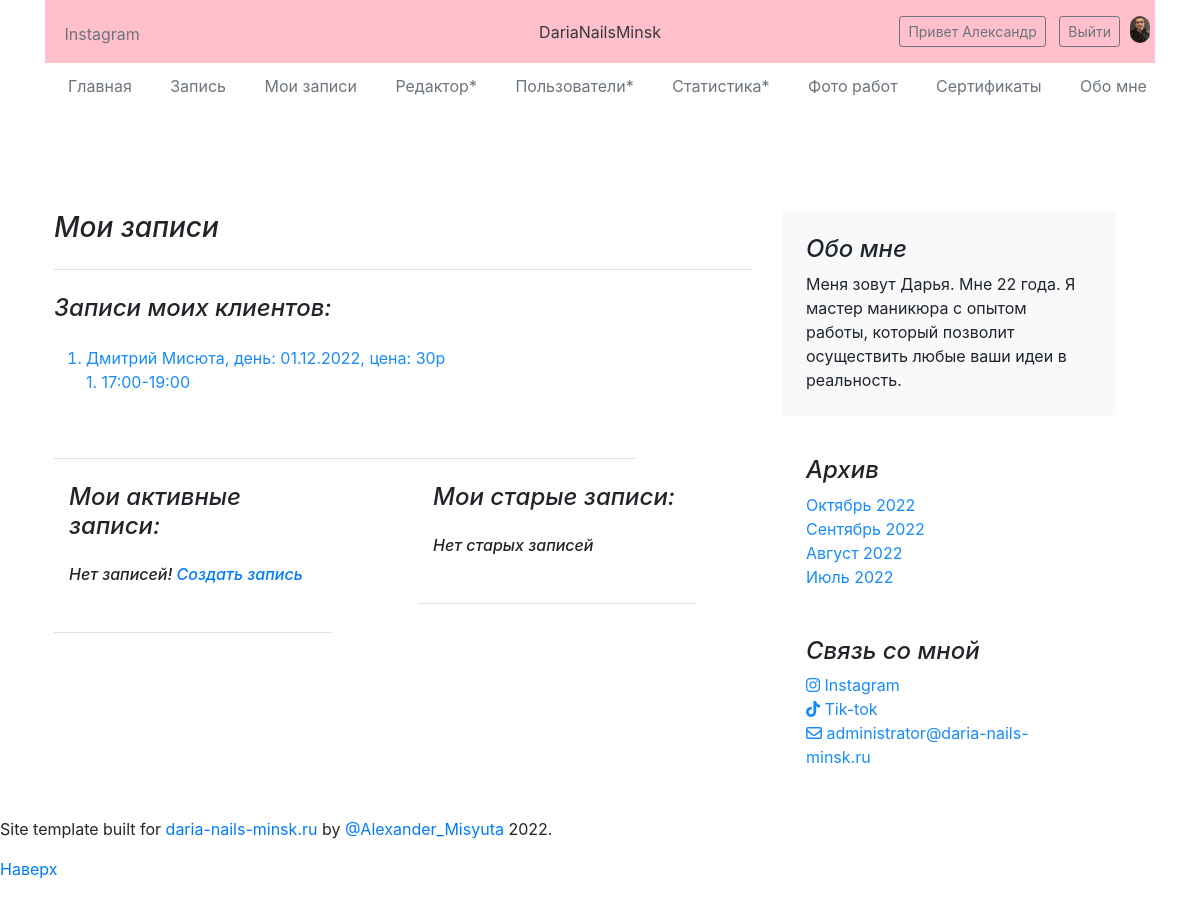
Page /my_book/ (signed in) on the committed database.
### main/models.py (models this page shows, shortened)
class CustomUser(AbstractUser):
    photo = models.ImageField(upload_to='photos/%Y/%m/%d/', verbose_name='Фото', null=True, blank=True)
    birthday = models.DateField(verbose_name='День рождения', null=True, blank=True)
    instagram = models.CharField(max_length=50, verbose_name='Инстаграм', null=True, blank=True)
    mobile = models.CharField(max_length=13, verbose_name='Телефон', null=True, blank=True)
    class Meta:
        verbose_name = 'Пользователь'
        verbose_name_plural = 'Мои пользователи'
    def get_absolute_url(self):
        return reverse('user_detail', kwargs={'pk': self.pk})

class Post(models.Model):
    title = models.CharField(max_length=255, verbose_name='Название', validators=[RegexValidator(regex=r'$', message='Model error')])
    client = models.ForeignKey('CustomUser', on_delete=models.PROTECT, verbose_name='Клиент', default=None, blank=True, null=True)
    service = models.ForeignKey('Service', on_delete=models.PROTECT, verbose_name='Доступные услуги', default=None, blank=True, null=True)
    date = models.DateField(verbose_name='Дата', default=None)
    is_active = models.BooleanField(verbose_name='Опубликовать', default=True)
    class Meta:
        verbose_name = 'Запись'
        verbose_name_plural = 'Записи на ногти'
        ordering = ['-date', 'title']

class Service(models.Model):
    title = models.CharField(max_length=255, verbose_name='Название', validators=[RegexValidator(regex=r'$', message='Model error')])
    price = models.IntegerField(default=0, verbose_name='Цена в рублях')
    class Meta:
        verbose_name = 'Услуга'
        verbose_name_plural = 'Мои услуги'
        ordering = ['id']

### main/views.py (the view)
# urls.py: path('my_book/', my_book, name='my_book'),
def my_book(request):
    if not request.user.is_authenticated:
        return redirect('log_in')
    else:
        user = request.user
        posts = Post.objects.filter(client=user).order_by('date')
        today = datetime.date(datetime.now())
        book = ''
        old_book = ''
        list_posts_clients = []
        posts_clients = Post.objects.all().order_by('date')
        for el in posts_clients:
            if el.client and el.client != user and el.date >= today:
                list_posts_clients.append(el)
        books = []
        for el in posts:
            if el.date >= today:
                books.append(el)
        if len(books) == 0:
            book = '0'                              # Если записей нет то выводим текст записей нет
        old_books = []
        for el in posts:
            if el.date <= today:
                old_books.append(el)
        if len(old_books) == 0:
            old_book = '0'
        month_my_work = month_my_works()
        context = {
            'title': 'Мои записи',
            'title_body': 'Мои записи',
            'month_my_work': month_my_work,
            'list_posts_clients': list_posts_clients,
            'books_page': 'yes',
            'books': books,
            'book': book,
            'old_books': old_books,
            'old_book': old_book,
        }
        return render(request, 'main/index.html', context)

### main/views.py (called while the page is built)
def month_my_works():
    month_my_work = []
    posts = MyWorks.objects.filter(is_active=True)
    for el in posts:
        d = el.date
        d = str(d).split('-')
        deadline = datetime.strptime(f'{d[0]}-{d[1]}-1', "%Y-%m-%d")
        month_my_work.append(deadline)
    month_my_work = set(month_my_work)
    month_my_work = list(month_my_work)
    month_my_work.sort(reverse=True)
    return month_my_work

### main/templates/main/index.html (shortened to what this page needs)
{% extends 'main/base.html' %}
{% load static %}
{% block body %}
<link rel="stylesheet" href="https://stackpath.bootstrapcdn.com/bootstrap/5.0.0-alpha2/css/bootstrap.min.css">
<link rel="stylesheet" href="https://cdn.jsdelivr.net/npm/bootstrap@4.6.2/dist/css/bootstrap.min.css">
{% if books_page %}
    {% if user.is_staff %}
        <h4 class="mb-4 fst-italic">Записи моих клиентов:</h4>
        {% if list_posts_clients %}
            <ol class="list-my-clients">
                {% for el in list_posts_clients %}
                    <li>{{ el.client.first_name }} {{ el.client.last_name }}, день: {{ el.date|date:'d.m.Y' }}, цена: {{ el.service.price }}p
                    <br>{{ el.title }}</li>
                    <br>
                {% endfor %}
            </ol>
        {% else %}
            <h5 class="mb-4 fst-italic">На данный момент нет записей</h5>
        {% endif %}
        <div class="mb-4 pb-4 col-10 border-bottom"></div>
    {% endif %}
    <div class="row">
    {% if books %}
        <div class="col-sm">
            <h4 class="mb-4 fst-italic">Мои активные записи:</h4>
                {% for el in books %}
                    <div class="mb-4 pb-4 col-10 border-bottom">
                        {{ el.title }} &nbsp; дата: {{ el.date|date:'d.m.Y' }}<br>
                        {{ el.service }}<br><br>
                        <button class="btn mb-2 btn-primary" onclick="CancelBook({{ el.id }})">Отменить запись</button>
                        <div class="post" id="post-{{ el.id }}"></div>
                    </div>
                {% endfor %}
        </div>
    {% elif book == '0' %}
        <div class="col-sm">
            <div class="mb-4 pb-4 col-10 border-bottom">
                <h4 class="mb-4 fst-italic">Мои активные записи:</h4>
                <h6 class="mb-4 fst-italic">Нет записей! <a href="{% url 'book_manicure' %}">Создать запись</a></h6>
            </div>
        </div>
    {% endif %}
    {% if old_books %}
        <div class="col-sm">
            <h4 class="mb-4 fst-italic">Мои старые записи: </h4>
            {% for el in old_books %}
                <div class="mb-4 pb-4 col-10 border-bottom">
                    {{ el.title }} &nbsp; дата: {{ el.date|date:'d.m.Y' }}<br>
                    {{ el.service }}<br><br>
                </div>
            {% endfor %}
        </div>
    {% elif old_book == '0' %}
        <div class="col-sm">
            <div class="mb-4 pb-4 col-10 border-bottom">
                <h4 class="mb-4 fst-italic">Мои старые записи: </h4>
                <h6 class="mb-4 fst-italic">Нет старых записей</h6>
            </div>
        </div>
    {% endif %}
    </div>
{% endif %}
{% endblock %}

### main/templates/main/base.html (shortened to what this page needs)
<!DOCTYPE html>
{% load static %}
<html lang="ru">
<head>
    <link rel="stylesheet" href="https://cdn.jsdelivr.net/npm/bootstrap@5.2.0/dist/css/bootstrap.min.css">
    <link rel="stylesheet" href="https://stackpath.bootstrapcdn.com/bootstrap/5.0.0-alpha2/css/bootstrap.min.css">
    <link rel="stylesheet" href="https://cdn.jsdelivr.net/npm/bootstrap@4.6.2/dist/css/bootstrap.min.css">
    <link href="https://getbootstrap.com/docs/5.2/dist/css/bootstrap.min.css" rel="stylesheet">
    <link href="https://getbootstrap.com/docs/5.2/examples/blog/blog.css" rel="stylesheet">
    <link rel="stylesheet" href="{% static 'main/css/style.css' %}">
    <link rel="stylesheet" href="{% static 'main/css/dropdown.css' %}">
</head>
<body>
<div class="container">
  <header class="blog-header lh-1 py-3">
    <div class="row flex-nowrap justify-content-between align-items-center">
      <div class="col-4 pt-1">
        <a class="link-secondary" href="https://www.instagram.com/daria.nails.minsk/">Instagram</a>
      </div>
      <div class="col-4 text-center">
        <a class="blog-header-logo text-dark" href="{% url 'home' %}">DariaNailsMinsk</a>
      </div>
      <div class="col-4 d-flex justify-content-end align-items-center">
        {% if not request.user.is_authenticated %}
          <div class="my-register">
            <a class="btn btn-sm btn-outline-secondary" href="{% url 'log_in' %}">Войти</a>&nbsp;&nbsp;
            <a class="btn btn-sm btn-outline-secondary" href="{% url 'registration' %}">Регистрация</a>
          </div>
        {% else %}
        <div class="my-register">
          {% if user.photo %}<img class="user-photo" src="{{ user.photo.url }}" align="right">&nbsp;&nbsp;&nbsp;&nbsp;{% endif %}
          <a class="btn btn-sm btn-outline-secondary" href="{{ user.get_absolute_url }}">Привет {{ user.first_name }}</a>&nbsp;&nbsp;
          <a class="btn btn-sm btn-outline-secondary" href="{% url 'logout' %}">Выйти</a>
        </div>
        {% endif %}
      </div>
    </div>
  </header>
  <div class="nav-scroller py-1 mb-2">
    <nav class="nav d-flex justify-content-between">
      <a class="p-2 link-secondary" href="{% url 'home' %}">Главная</a>
      <a class="p-2 link-secondary" href="{% url 'book_manicure' %}">Запись</a>
      <a class="p-2 link-secondary" href="{% url 'my_book' %}">Мои записи</a>
      {% if request.user.is_staff %}<a class="p-2 link-secondary" href="{% url 'create_book' %}">Редактор*</a>{% endif %}
      {% if request.user.is_staff %}<a class="p-2 link-secondary" href="{% url 'all_users' %}">Пользователи*</a>{% endif %}
      {% if request.user.is_staff %}<a class="p-2 link-secondary" href="{% url 'statistic' %}">Статистика*</a>{% endif %}
      <a class="p-2 link-secondary" href="{% url 'my_works' %}">Фото работ</a>
      <a class="p-2 link-secondary" href="{% url 'certificates' %}">Сертификаты</a>
      <a class="p-2 link-secondary" href="{% url 'about_me' %}">Обо мне</a>
    </nav>
  </div>
</div>
<main class="container">
  <div class="row mb-2">
  <div class="row g-5">
    <div class="col-md-8">
      <h3 class="pb-4 mb-4 fst-italic border-bottom">
        {{ title_body }}
      </h3>
        {% block body %}
        {% endblock %}
    </div>
    <div class="col-md-4">
      <div class="position-sticky" style="top: 2rem;">
        <div class="p-4 mb-3 bg-light rounded">
          <h4 class="fst-italic">Обо мне</h4>
          <p class="mb-0">Меня зовут Дарья. Мне 22 года. Я мастер маникюра с опытом работы, который позволит осуществить любые ваши идеи в реальность.</p>
        </div>
        <div class="p-4">
          <h4 class="fst-italic">Архив</h4>
          <ol class="list-unstyled mb-0">
              {% if month_my_work %}
                {% for el in month_my_work %}
                    <li><a href="{% url 'my_works_by_date' el|date:'Y-m-d' %}">{{ el|date:"F Y" }}</a></li>
                {% endfor %}
              {% else %}
                <p>Архив пуст</p>
              {% endif %}
          </ol>
        </div>
        <div class="p-4">
          <h4 class="fst-italic">Связь со мной</h4>
          <ol class="list-unstyled">
            <li><a href="https://www.instagram.com/daria.nails.minsk/"><i class="fa-brands fa-instagram"></i> Instagram</a></li>
            <li><a href="https://www.tiktok.com/@dariaaa_rr"><i class="fa-brands fa-tiktok"></i> Tik-tok</a></li>
            <li><i class="fa-regular fa-envelope"></i> administrator@daria-nails-minsk.ru</li>
          </ol>
        </div>
      </div>
    </div>
  </div>
</div>
</main>
<footer class="blog-footer">
  <p>Site template built for <a href="https://daria-nails-minsk.ru/">daria-nails-minsk.ru</a> by <a href="https://www.linkedin.com/in/%D1%81%D0%B0%D1%88%D0%B0-%D0%BC%D0%B8%D1%81%D1%8E%D1%82%D0%B0-637623231/">@Alexander_Misyuta</a> 2022.</p>
  <p>
    <a href="#">Наверх</a>
  </p>
</footer>
</body>
</html>

### main/static/main/css/style.css (style rules this page uses)
.blog-header { background-color: pink; }
.my-register { margin-right: 15px; }
.link-secondary { margin-left: 15px; }
.user-photo { position: relative; left: 10px; width: 20px; border-radius: 10px; }
.list-unstyled a, li { color: #188bfd; }

### main/templates/main/base.html (style rules this page uses)
.nav-scroller { position: relative; z-index: 2; height: 2.75rem; overflow-y: hidden; }
.nav-scroller .nav { display: flex; flex-wrap: nowrap; padding-bottom: 1rem; margin-top: -1px; overflow-x: auto; text-align: center; white-space: nowrap; -webkit-overflow-scrolling: touch; }

### rows in the picture
CustomUser: photo (picture), first_name "Александр"
Post: client.first_name "Дмитрий", client.last_name "Мисюта", date "01.12.2022", service.price "30", title "1. 17:00-19:00"

### other values in the picture
{{ title_body }} "Мои записи"
{{ el|date:"F Y" }} "Октябрь 2022" "Сентябрь 2022" "Август 2022" "Июль 2022"
